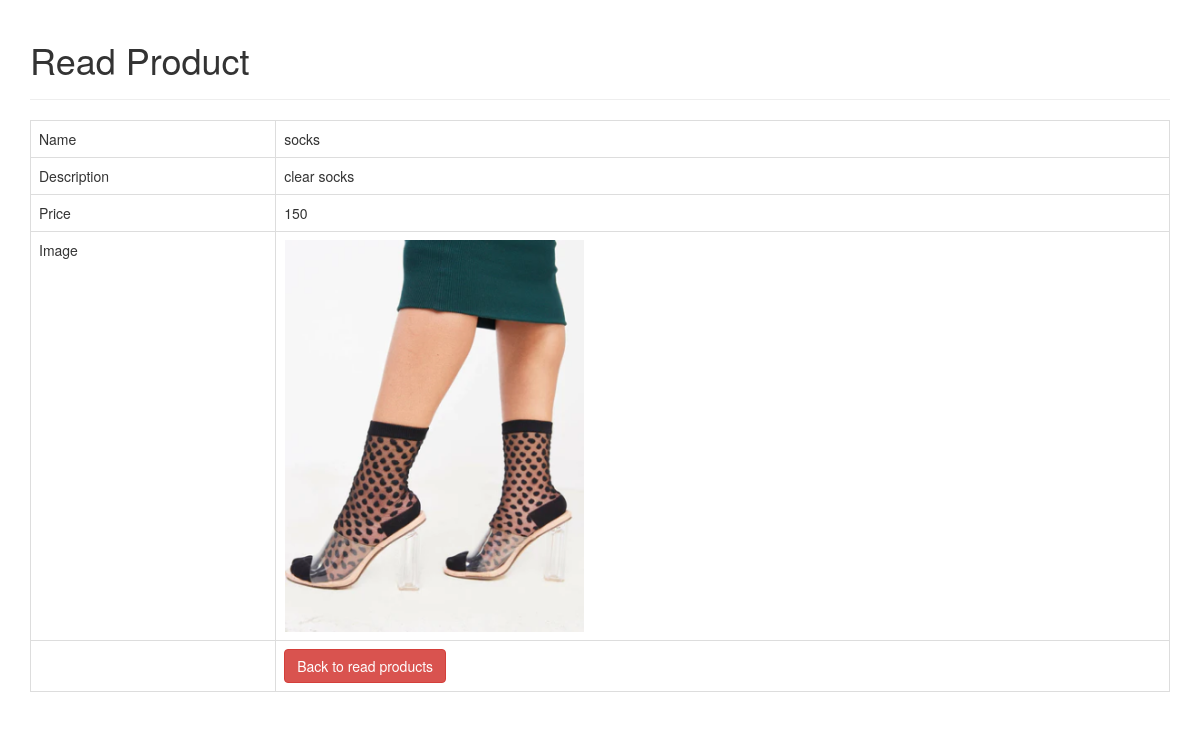
/read_one.php?id=10, run on the app's committed database.
### tables this page shows
CREATE TABLE `products` (
  `id` int(11) NOT NULL,
  `name` varchar(128) NOT NULL,
  `description` text NOT NULL,
  `price` double NOT NULL,
  `image` blob DEFAULT NULL,
  `created` datetime NOT NULL,
  `modified` timestamp NOT NULL DEFAULT current_timestamp() ON UPDATE current_timestamp()
);

### read_one.php (the view, shortened to what this page needs)
<!DOCTYPE HTML>
<html>
<head>
    <link rel="stylesheet" href="https://maxcdn.bootstrapcdn.com/bootstrap/3.3.7/css/bootstrap.min.css" />
</head>
<body>
    <div class="container">
        <div class="page-header">
            <h1>Read Product</h1>
        </div>
        <?php
$id=isset($_GET['id']) ? $_GET['id'] : die('ERROR: Record ID not found.');
include 'database.php';
try {
	$query = "SELECT id, name, description, price, image FROM products WHERE id = ? LIMIT 0,1";
	$stmt = $con->prepare( $query );
	$stmt->bindParam(1, $id);
	$stmt->execute();
	$row = $stmt->fetch(PDO::FETCH_ASSOC);
	$name = $row['name'];
	$description = $row['description'];
	$price = $row['price'];
    $image = htmlspecialchars($row['image'], ENT_QUOTES);
}
catch(PDOException $exception){
	die('ERROR: ' . $exception->getMessage());
}
?>
<table class='table table-hover table-responsive table-bordered'>
	<tr>
		<td>Name</td>
		<td><?php echo htmlspecialchars($name, ENT_QUOTES);  ?></td>
	</tr>
	<tr>
		<td>Description</td>
		<td><?php echo htmlspecialchars($description, ENT_QUOTES);  ?></td>
	</tr>
	<tr>
		<td>Price</td>
		<td><?php echo htmlspecialchars($price, ENT_QUOTES);  ?></td>
	</tr>
	<tr>
    <tr>
	<td>Image</td>
	<td>
	<?php echo $image ? "<img src='uploads/{$image}' style='width:300px;' />" : "No image found.";  ?>
	</td>
</tr>
		<td></td>
		<td>
			<a href='index.php' class='btn btn-danger'>Back to read products</a>
		</td>
	</tr>
</table>
	</div>
</body>
</html>

### data on the page
products: name "socks", description "clear socks", price "150", image (picture)
